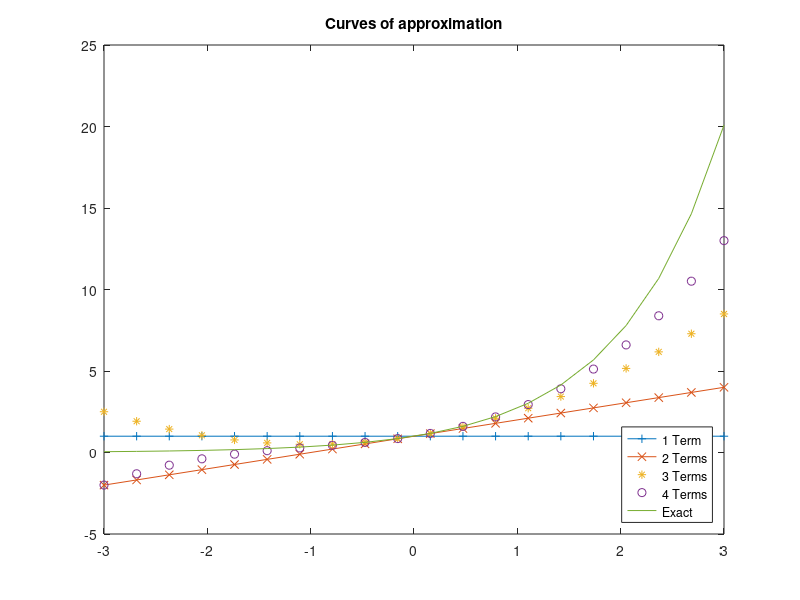

This figure's MATLAB source:
% Fifth approximation technique and plotting multiple curves
clear, clc, close all;
x = linspace(-3, 3, 20);
n = 4;
k = (0:n);
[X K] = meshgrid(x,k);
eX = cumsum(X.^K ./ factorial(K));
plot(x, eX(1,:), '+-', ...
     x, eX(2,:), 'x-', ...
     x, eX(3,:), '*', ...
     x, eX(4,:), 'o', ...
     x, exp(x));
title('Curves of approximation')
legend('1 Term', '2 Terms', '3 Terms', '4 Terms', 'Exact', 'Location', 'Southeast')